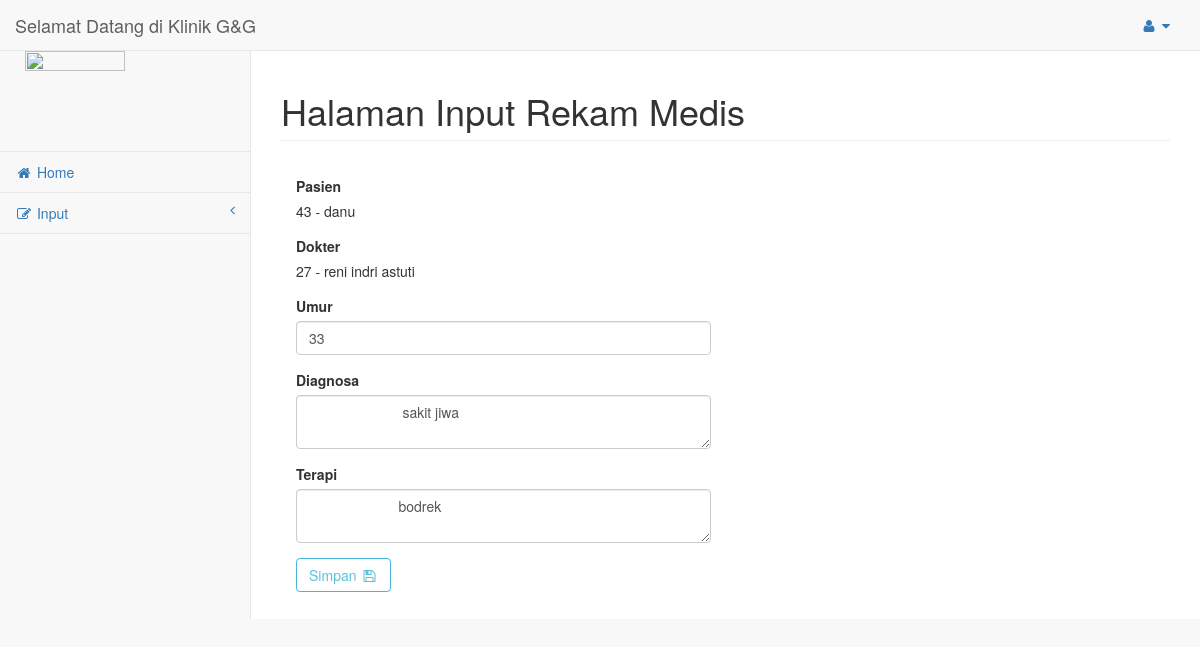
The app's page /dokter/?menu=editRekamMedis&id=11 (signed in) with its own data.
### tables this page shows
CREATE TABLE `tb_pasien` (
  `id_pasien` int(10) NOT NULL,
  `nik_pasien` varchar(25) NOT NULL,
  `nama_pasien` varchar(30) NOT NULL,
  `umur` int(10) NOT NULL,
  `jk` varchar(10) NOT NULL,
  `tgl_lahir` date NOT NULL,
  `alamat_pasien` text NOT NULL,
  `tgl_daftar` date NOT NULL,
  `stts` enum('1','0') NOT NULL
);

CREATE TABLE `tb_dokter` (
  `id_dokter` int(5) NOT NULL,
  `nama_dokter` varchar(30) NOT NULL,
  `jk_dokter` varchar(15) NOT NULL,
  `alamat_dokter` varchar(30) NOT NULL,
  `umur` int(10) NOT NULL,
  `stts` enum('1','0') NOT NULL
);

CREATE TABLE `tb_rekam_medis` (
  `id` int(5) NOT NULL,
  `id_pasien` int(10) NOT NULL,
  `id_dokter` int(5) NOT NULL,
  `tgl_periksa` varchar(25) NOT NULL,
  `umur` int(5) NOT NULL,
  `terapi` varchar(50) NOT NULL,
  `diagnosa` text NOT NULL
);

### dokter/update_rekam_medis.php (the view, shortened to what this page needs)
<?php
    $sql5 = mysql_query("SELECT * FROM tb_rekam_medis WHERE id='$_GET[id]'");
    $bc5  = mysql_fetch_array($sql5);
?>
<div class="row">
    <div class="col-lg-12">
        <h1 class="page-header">Halaman Input Rekam Medis</h1>
    </div>
</div>
<div class="panel-body">
<div class="row">
<div class="col-lg-6">
                    <form role="form" enctype="multipart/form-data" method="POST" action="<?php $_SERVER['PHP_SELF']; ?>">
             <div class="form-group">
                                <label>Pasien</label>
                      <?php
                              $sql1 = mysql_query("SELECT * FROM tb_pasien WHERE id_pasien='$bc5[id_pasien]'");
                              $bc1=mysql_fetch_array($sql1);
                                echo "<br>$bc1[id_pasien] - $bc1[nama_pasien]";
                        ?>
              </div>
              <div class="form-group">
                                 <label>Dokter</label>
                       <?php
                               $sql2 = mysql_query("SELECT * FROM tb_dokter WHERE id_dokter='$bc5[id_dokter]'");
                               $bc2=mysql_fetch_array($sql2);
                                 echo "<br>$bc2[id_dokter] - $bc2[nama_dokter]";
                         ?>
               </div>
               <div class="form-group">
                              <label>Umur</label>
                        <input class="form-control" value="<?php echo $bc5['umur']; ?>" placeholder="Enter text" name="umur" required>
               </div>
               <div class="form-group">
                              <label>Diagnosa</label>
                      <textarea class="form-control" placeholder="Enter text" name="diagnosa" required>
                        <?php echo $bc5['diagnosa']; ?>
                      </textarea>
              </div>
              <div class="form-group">
                             <label>Terapi</label>
                     <textarea class="form-control" placeholder="Enter text" name="terapi" required>
                       <?php echo $bc5['terapi']; ?>
                     </textarea>
             </div>
                         <button type="submit" class="btn btn-outline btn-info" name ="kirim" >Simpan <i class="fa fa-save fa-fw"></i></button>
              </div>
                <div class="col-lg-6">
                </div>
            </div>
        </div>
</div>
</div>
</div>
</body>
</html>

### records on screen
tb_pasien: id_pasien "43", nama_pasien "danu"
tb_dokter: id_dokter "27", nama_dokter "reni indri astuti"
tb_rekam_medis: umur "33", diagnosa "sakit jiwa", terapi "bodrek"
